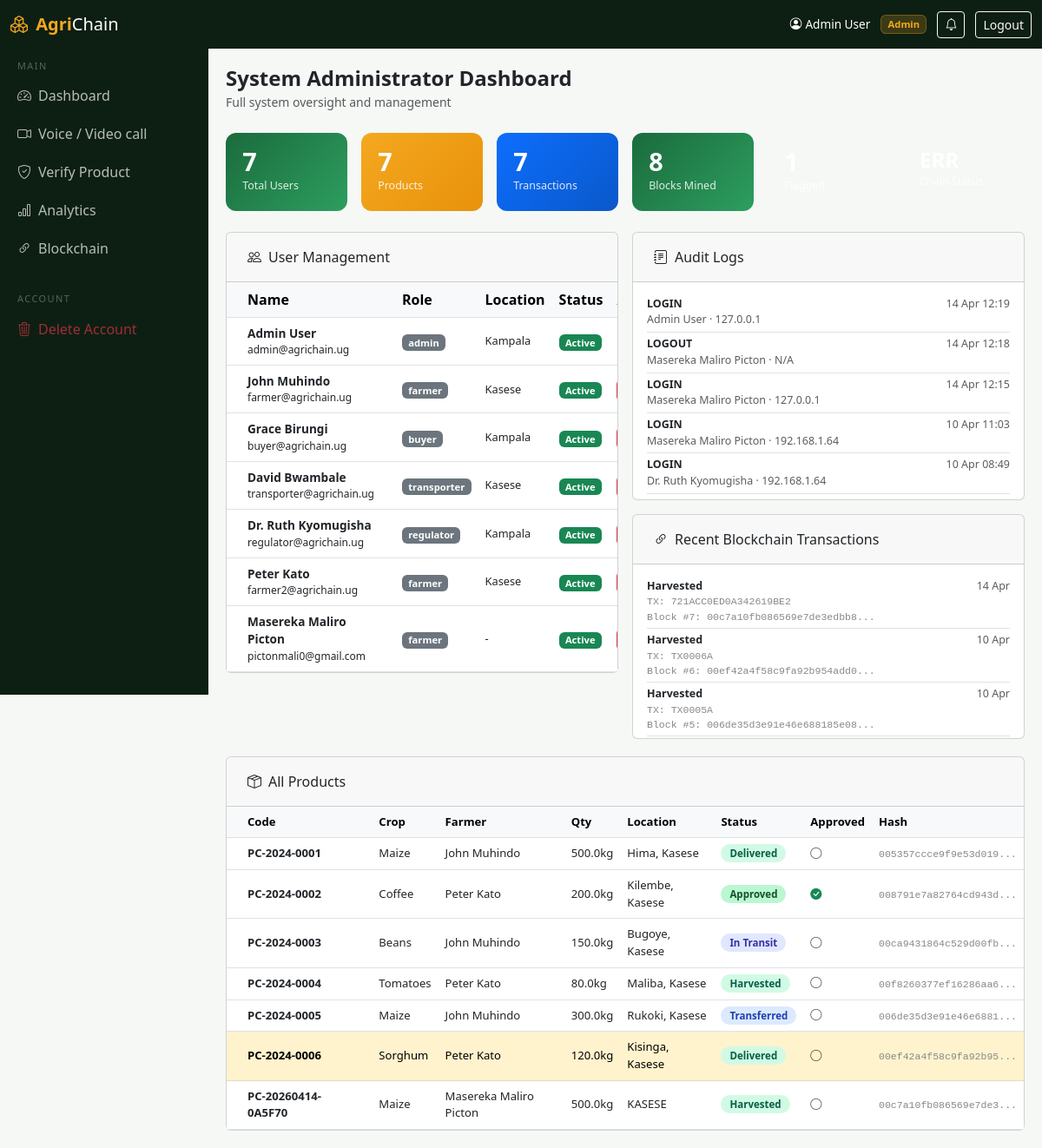
The page /admin/dashboard (signed in) on the database its author committed.
### models.py (models this page shows, shortened)
class User(db.Model):
    __tablename__ = 'users'
    id = db.Column(db.Integer, primary_key=True)
    name = db.Column(db.String(100), nullable=False)
    email = db.Column(db.String(120), unique=True, nullable=False)
    password = db.Column(db.String(256), nullable=False)
    role = db.Column(db.String(20), nullable=False)
    is_active = db.Column(db.Boolean, default=True)
    phone = db.Column(db.String(20))
    location = db.Column(db.String(100))
    created_at = db.Column(db.DateTime, default=datetime.utcnow)
    webauthn_credential_id = db.Column(db.Text, nullable=True)
    webauthn_public_key    = db.Column(db.Text, nullable=True)
    webauthn_sign_count    = db.Column(db.Integer, default=0)
    products = db.relationship('Product', backref='farmer', lazy=True, foreign_keys='Product.farmer_id')

class AuditLog(db.Model):
    __tablename__ = 'audit_logs'
    id = db.Column(db.Integer, primary_key=True)
    user_id = db.Column(db.Integer, db.ForeignKey('users.id'))
    action = db.Column(db.String(100))
    details = db.Column(db.Text)
    ip_address = db.Column(db.String(50))
    timestamp = db.Column(db.DateTime, default=datetime.utcnow)
    user = db.relationship('User', foreign_keys=[user_id])

class Transaction(db.Model):
    __tablename__ = 'transactions'
    id = db.Column(db.Integer, primary_key=True)
    tx_id = db.Column(db.String(64), unique=True, nullable=False)
    product_id = db.Column(db.Integer, db.ForeignKey('products.id'), nullable=False)
    action = db.Column(db.String(50), nullable=False)
    sender_id = db.Column(db.Integer, db.ForeignKey('users.id'))
    receiver_id = db.Column(db.Integer, db.ForeignKey('users.id'))
    block_index = db.Column(db.Integer)
    block_hash = db.Column(db.String(64))
    previous_hash = db.Column(db.String(64))
    payload = db.Column(db.Text)
    notes = db.Column(db.Text)
    timestamp = db.Column(db.DateTime, default=datetime.utcnow)
    sender = db.relationship('User', foreign_keys=[sender_id])
    receiver = db.relationship('User', foreign_keys=[receiver_id])

class Product(db.Model):
    __tablename__ = 'products'
    id = db.Column(db.Integer, primary_key=True)
    product_code = db.Column(db.String(20), unique=True, nullable=False)
    crop_type = db.Column(db.String(50), nullable=False)
    quantity = db.Column(db.Float, nullable=False)
    unit = db.Column(db.String(20), default='kg')
    location = db.Column(db.String(100))
    district = db.Column(db.String(100), default='Kasese')
    harvest_date = db.Column(db.Date)
    quality_grade = db.Column(db.String(10), default='Pending')
    status = db.Column(db.String(30), default='harvested')
    farmer_id = db.Column(db.Integer, db.ForeignKey('users.id'), nullable=False)
    purchase_requested_by_id = db.Column(db.Integer, db.ForeignKey('users.id'), nullable=True)
    current_owner_id = db.Column(db.Integer, db.ForeignKey('users.id'))
    blockchain_hash = db.Column(db.String(64))
    is_flagged = db.Column(db.Boolean, default=False)
    is_approved = db.Column(db.Boolean, default=False)
    notes = db.Column(db.Text)
    image_data = db.Column(db.Text, nullable=True)
    price_per_kg = db.Column(db.Float, nullable=True)        # farmer sets this
    resale_price_per_kg = db.Column(db.Float, nullable=True) # buyer/distributor sets this
    created_at = db.Column(db.DateTime, default=datetime.utcnow)
    updated_at = db.Column(db.DateTime, default=datetime.utcnow, onupdate=datetime.utcnow)
    current_owner = db.relationship('User', foreign_keys=[current_owner_id])
    purchase_requester = db.relationship('User', foreign_keys=[purchase_requested_by_id])
    purchase_requests = db.relationship(
        'PurchaseRequest', backref='product', lazy='dynamic', cascade='all, delete-orphan'
    )
    transactions = db.relationship('Transaction', backref='product', lazy=True)

### routes.py (the view)
@main_bp.route('/admin/dashboard')
@login_required
@role_required('admin')
def admin_dashboard():
    users = User.query.all()
    products = Product.query.all()
    transactions = Transaction.query.order_by(Transaction.timestamp.desc()).limit(20).all()
    logs = AuditLog.query.order_by(AuditLog.timestamp.desc()).limit(30).all()
    bc = Blockchain()
    stats = {
        'total_users': len(users),
        'total_products': len(products),
        'total_transactions': Transaction.query.count(),
        'total_blocks': Block.query.count(),
        'flagged': Product.query.filter_by(is_flagged=True).count(),
        'approved': Product.query.filter_by(is_approved=True).count(),
        'chain_valid': bc.is_chain_valid()
    }
    return render_template('admin_dashboard.html', users=users, products=products,
                           transactions=transactions, logs=logs, stats=stats)

### templates/admin_dashboard.html (shortened to what this page needs)
{% extends "base.html" %}
{% block content %}
<div class="mb-4">
  <h4 class="fw-bold mb-0">System Administrator Dashboard</h4>
  <small class="text-muted">Full system oversight and management</small>
</div>
<div class="row g-3 mb-4">
  <div class="col-6 col-md-2"><div class="stat-card green"><div class="stat-num">{{ stats.total_users }}</div><div class="stat-label">Total Users</div></div></div>
  <div class="col-6 col-md-2"><div class="stat-card amber"><div class="stat-num">{{ stats.total_products }}</div><div class="stat-label">Products</div></div></div>
  <div class="col-6 col-md-2"><div class="stat-card blue"><div class="stat-num">{{ stats.total_transactions }}</div><div class="stat-label">Transactions</div></div></div>
  <div class="col-6 col-md-2"><div class="stat-card green"><div class="stat-num">{{ stats.total_blocks }}</div><div class="stat-label">Blocks Mined</div></div></div>
  <div class="col-6 col-md-2"><div class="stat-card red"><div class="stat-num">{{ stats.flagged }}</div><div class="stat-label">Flagged</div></div></div>
  <div class="col-6 col-md-2">
    <div class="stat-card {% if stats.chain_valid %}green{% else %}red{% endif %}">
      <div class="stat-num" style="font-size:1.5rem">{% if stats.chain_valid %}OK{% else %}ERR{% endif %}</div>
      <div class="stat-label">Chain Status</div>
    </div>
  </div>
</div>
<div class="row g-3">
  <div class="col-lg-6">
    <div class="card">
      <div class="card-header py-3 px-4"><i class="bi bi-people me-2"></i>User Management</div>
      <div class="card-body p-0">
        <div class="table-responsive">
          <table class="table table-hover align-middle mb-0">
            <thead class="table-light">
              <tr><th class="px-4">Name</th><th>Role</th><th>Location</th><th>Status</th><th>Action</th></tr>
            </thead>
            <tbody>
              {% for u in users %}
              <tr>
                <td class="px-4">
                  <div class="fw-semibold" style="font-size:0.85rem">{{ u.name }}</div>
                  <div style="font-size:0.75rem;color:var(--text-muted)">{{ u.email }}</div>
                </td>
                <td><span class="badge bg-secondary" style="font-size:0.7rem">{{ u.role }}</span></td>
                <td style="font-size:0.8rem">{{ u.location or '-' }}</td>
                <td>
                  {% if u.is_active %}<span class="badge bg-success" style="font-size:0.7rem">Active</span>
                  {% else %}<span class="badge bg-danger" style="font-size:0.7rem">Inactive</span>{% endif %}
                </td>
                <td>
                </td>
              </tr>
              {% endfor %}
            </tbody>
          </table>
        </div>
      </div>
    </div>
  </div>
  <div class="col-lg-6">
    <div class="card mb-3">
      <div class="card-header py-3 px-4"><i class="bi bi-journal-text me-2"></i>Audit Logs</div>
      <div class="card-body p-3" style="max-height:250px;overflow-y:auto">
        {% for log in logs %}
        <div class="border-bottom pb-1 mb-1" style="font-size:0.78rem">
          <div class="d-flex justify-content-between">
            <span class="fw-semibold">{{ log.action }}</span>
            <span class="text-muted">{{ log.timestamp.strftime('%d %b %H:%M') }}</span>
          </div>
          <div class="text-muted">{{ log.user.name if log.user else 'System' }} · {{ log.ip_address or 'N/A' }}</div>
        </div>
        {% else %}
        <p class="text-muted text-center small">No audit logs</p>
        {% endfor %}
      </div>
    </div>
    <div class="card">
      <div class="card-header py-3 px-4"><i class="bi bi-link-45deg me-2"></i>Recent Blockchain Transactions</div>
      <div class="card-body p-3" style="max-height:200px;overflow-y:auto">
        {% for tx in transactions %}
        <div class="border-bottom pb-1 mb-1" style="font-size:0.78rem">
          <div class="d-flex justify-content-between">
            <span class="fw-semibold">{{ tx.action.replace('_',' ').title() }}</span>
            <span class="text-muted">{{ tx.timestamp.strftime('%d %b') }}</span>
          </div>
          <div class="hash-text">TX: {{ tx.tx_id }}</div>
          <div class="hash-text">Block #{{ tx.block_index }}: {{ tx.block_hash[:25] if tx.block_hash else '' }}...</div>
        </div>
        {% endfor %}
      </div>
    </div>
  </div>
</div>
<div class="row g-3 mt-1">
  <div class="col-12">
    <div class="card">
      <div class="card-header py-3 px-4"><i class="bi bi-box-seam me-2"></i>All Products</div>
      <div class="card-body p-0">
        <div class="table-responsive">
          <table class="table table-hover align-middle mb-0" style="font-size:0.82rem">
            <thead class="table-light">
              <tr><th class="px-4">Code</th><th>Crop</th><th>Farmer</th><th>Qty</th><th>Location</th><th>Status</th><th>Approved</th><th>Hash</th></tr>
            </thead>
            <tbody>
              {% for p in products %}
              <tr class="{% if p.is_flagged %}table-warning{% endif %}">
                <td class="px-4 fw-semibold">{{ p.product_code }}</td>
                <td>{{ p.crop_type }}</td>
                <td>{{ p.farmer.name }}</td>
                <td>{{ p.quantity }}kg</td>
                <td>{{ p.location }}</td>
                <td><span class="badge-status badge-{{ p.status }}">{{ p.status.replace('_',' ').title() }}</span></td>
                <td>{% if p.is_approved %}<i class="bi bi-check-circle-fill text-success"></i>{% else %}<i class="bi bi-circle text-muted"></i>{% endif %}</td>
                <td><span class="hash-text">{{ p.blockchain_hash[:20] if p.blockchain_hash else 'N/A' }}...</span></td>
              </tr>
              {% endfor %}
            </tbody>
          </table>
        </div>
      </div>
    </div>
  </div>
</div>
{% endblock %}

### templates/base.html (shortened to what this page needs)
<!DOCTYPE html>
<html lang="en">
<head>
<link href="https://cdn.jsdelivr.net/npm/bootstrap@5.3.0/dist/css/bootstrap.min.css" rel="stylesheet">
<link href="https://cdn.jsdelivr.net/npm/bootstrap-icons@1.11.0/font/bootstrap-icons.css" rel="stylesheet">
</head>
<body>
<nav class="navbar navbar-expand-lg sticky-top">
  <div class="container-fluid">
    <a class="navbar-brand" href="/">
      <i class="bi bi-boxes me-1" style="color:#f4a820"></i>
      <span style="color:#f4a820;font-weight:800">Agri</span><span class="text-white fw-light">Chain</span>
    </a>
    <div class="ms-auto d-flex align-items-center gap-2">
      {% if session.user_id %}
        <span class="text-white me-1" style="font-size:0.85rem">
          <i class="bi bi-person-circle me-1"></i>{{ session.user_name }}
        </span>
        <span class="badge" style="background:rgba(244,168,32,0.2);color:#f4a820;border:1px solid rgba(244,168,32,0.3);font-size:0.7rem">
          {{ session.user_role|title }}
        </span>
        <a href="/notifications" class="btn btn-sm btn-outline-light ms-1 position-relative" id="notif-btn">
          <i class="bi bi-bell"></i>
        </a>
        <a href="/auth/logout" class="btn btn-sm btn-outline-light ms-1">Logout</a>
      {% else %}
        <a href="/auth/login" class="btn btn-sm btn-outline-light">Login</a>
        <a href="/auth/register" class="btn btn-sm btn-warning">Register</a>
      {% endif %}
    </div>
  </div>
</nav>
{% if session.user_id %}
<div id="sidebar" class="sidebar">
  <div class="sidebar-section">Main</div>
  {% if session.user_role == 'farmer' %}
    <a href="/farmer/dashboard" class="nav-link"><i class="bi bi-speedometer2"></i>Dashboard</a>
    <a href="/farmer/add_product" class="nav-link"><i class="bi bi-plus-circle"></i>Add Product</a>
    <a href="/coordination" class="nav-link"><i class="bi bi-camera-video"></i>Voice / Video call</a>
    <a href="/verify" class="nav-link"><i class="bi bi-shield-check"></i>Verify Product</a>
    <a href="/blockchain_explorer" class="nav-link"><i class="bi bi-link-45deg"></i>Blockchain</a>
    <a href="/auth/webauthn/register/page" class="nav-link"><i class="bi bi-fingerprint"></i>Fingerprint Login</a>
  {% elif session.user_role == 'admin' %}
    <a href="/admin/dashboard" class="nav-link"><i class="bi bi-speedometer2"></i>Dashboard</a>
    <a href="/coordination" class="nav-link"><i class="bi bi-camera-video"></i>Voice / Video call</a>
    <a href="/verify" class="nav-link"><i class="bi bi-shield-check"></i>Verify Product</a>
    <a href="/analytics" class="nav-link"><i class="bi bi-bar-chart"></i>Analytics</a>
    <a href="/blockchain_explorer" class="nav-link"><i class="bi bi-link-45deg"></i>Blockchain</a>
  {% endif %}
  <div class="sidebar-section mt-3">Account</div>
  <a href="/auth/delete_account" class="nav-link" style="color:rgba(220,53,69,0.7)"
    onclick="return confirm('Are you sure you want to delete your account? This cannot be undone.')">
    <i class="bi bi-trash3"></i>Delete Account
  </a>
</div>
{% endif %}
<div class="{% if session.user_id %}main-content{% else %}container py-4{% endif %}">
  {% block content %}{% endblock %}
</div>
</body>
</html>

### rows shown on the page
User: user_name "Admin User", user_role "Admin", name "Admin User", email "admin@agrichain.ug", role "admin", location "Kampala", is_active "Active"
User: name "John Muhindo", email "farmer@agrichain.ug", role "farmer", location "Kasese", is_active "Active"
User: name "Grace Birungi", email "buyer@agrichain.ug", role "buyer", location "Kampala", is_active "Active"
User: name "David Bwambale", email "transporter@agrichain.ug", role "transporter", location "Kasese", is_active "Active"
User: name "Dr. Ruth Kyomugisha", email "regulator@agrichain.ug", role "regulator", location "Kampala", is_active "Active"
User: name "Peter Kato", email "farmer2@agrichain.ug", role "farmer", location "Kasese", is_active "Active"
User: name "Masereka Maliro Picton", email "pictonmali0@gmail.com", role "farmer", location "-", is_active "Active"
AuditLog: action "LOGIN", timestamp "14 Apr 12:19", user "Admin User", ip_address "127.0.0.1"
AuditLog: action "LOGOUT", timestamp "14 Apr 12:18", user "Masereka Maliro Picton", ip_address "N/A"
AuditLog: action "LOGIN", timestamp "14 Apr 12:15", user "Masereka Maliro Picton", ip_address "127.0.0.1"
AuditLog: action "LOGIN", timestamp "10 Apr 11:03", user "Masereka Maliro Picton", ip_address "192.168.1.64"
AuditLog: action "LOGIN", timestamp "10 Apr 08:49", user "Dr. Ruth Kyomugisha", ip_address "192.168.1.64"
Transaction: action.replace "Harvested", timestamp "14 Apr", tx_id "721ACC0ED0A342619BE2", block_index "7", block_hash "00c7a10fb086569e7de3edbb8"
Transaction: action.replace "Harvested", timestamp "10 Apr", tx_id "TX0006A", block_index "6", block_hash "00ef42a4f58c9fa92b954add0"
Transaction: action.replace "Harvested", timestamp "10 Apr", tx_id "TX0005A", block_index "5", block_hash "006de35d3e91e46e688185e08"
Product: product_code "PC-2024-0001", crop_type "Maize", farmer.name "John Muhindo", quantity "500.0", location "Hima, Kasese", status.replace "Delivered", is_approved False (drawn), blockchain_hash "005357ccce9f9e53d019"
Product: product_code "PC-2024-0002", crop_type "Coffee", farmer.name "Peter Kato", quantity "200.0", location "Kilembe, Kasese", status.replace "Approved", is_approved True (drawn), blockchain_hash "008791e7a82764cd943d"
Product: product_code "PC-2024-0003", crop_type "Beans", farmer.name "John Muhindo", quantity "150.0", location "Bugoye, Kasese", status.replace "In Transit", is_approved False (drawn), blockchain_hash "00ca9431864c529d00fb"
Product: product_code "PC-2024-0004", crop_type "Tomatoes", farmer.name "Peter Kato", quantity "80.0", location "Maliba, Kasese", status.replace "Harvested", is_approved False (drawn), blockchain_hash "00f8260377ef16286aa6"
Product: product_code "PC-2024-0005", crop_type "Maize", farmer.name "John Muhindo", quantity "300.0", location "Rukoki, Kasese", status.replace "Transferred", is_approved False (drawn), blockchain_hash "006de35d3e91e46e6881"
Product: product_code "PC-2024-0006", crop_type "Sorghum", farmer.name "Peter Kato", quantity "120.0", location "Kisinga, Kasese", status.replace "Delivered", is_approved False (drawn), blockchain_hash "00ef42a4f58c9fa92b95"
Product: product_code "PC-20260414-0A5F70", crop_type "Maize", farmer.name "Masereka Maliro Picton", quantity "500.0", location "KASESE", status.replace "Harvested", is_approved False (drawn), blockchain_hash "00c7a10fb086569e7de3"

### other values the page prints
{{ stats.total_users }} "7"
{{ stats.total_products }} "7"
{{ stats.total_transactions }} "7"
{{ stats.total_blocks }} "8"
